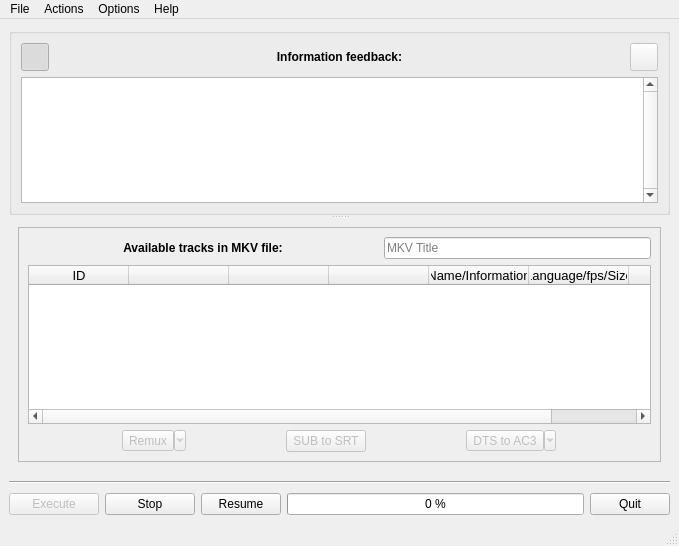
<?xml version="1.0" encoding="UTF-8"?>
<ui version="4.0">
 <class>mkv_extractor_qt</class>
 <widget class="QMainWindow" name="mkv_extractor_qt">
  <property name="geometry">
   <rect>
    <x>0</x>
    <y>0</y>
    <width>679</width>
    <height>546</height>
   </rect>
  </property>
  <property name="minimumSize">
   <size>
    <width>500</width>
    <height>375</height>
   </size>
  </property>
  <property name="acceptDrops">
   <bool>true</bool>
  </property>
  <property name="windowTitle">
   <string notr="true">MKV Extractor Qt</string>
  </property>
  <property name="windowIcon">
   <iconset resource="MKVRessources.qrc">
    <normaloff>:/img/mkv-extractor-qt.png</normaloff>:/img/mkv-extractor-qt.png</iconset>
  </property>
  <property name="locale">
   <locale language="English" country="UnitedStates"/>
  </property>
  <widget class="QWidget" name="centralwidget">
   <layout class="QVBoxLayout" name="verticalLayout_2">
    <item>
     <widget class="QSplitter" name="splitter">
      <property name="enabled">
       <bool>true</bool>
      </property>
      <property name="orientation">
       <enum>Qt::Vertical</enum>
      </property>
      <property name="opaqueResize">
       <bool>true</bool>
      </property>
      <property name="handleWidth">
       <number>3</number>
      </property>
      <property name="childrenCollapsible">
       <bool>false</bool>
      </property>
      <widget class="QGroupBox" name="reply_info_box">
       <property name="sizePolicy">
        <sizepolicy hsizetype="Preferred" vsizetype="Fixed">
         <horstretch>0</horstretch>
         <verstretch>0</verstretch>
        </sizepolicy>
       </property>
       <property name="minimumSize">
        <size>
         <width>0</width>
         <height>100</height>
        </size>
       </property>
       <property name="font">
        <font>
         <weight>75</weight>
         <bold>true</bold>
        </font>
       </property>
       <property name="title">
        <string/>
       </property>
       <layout class="QHBoxLayout" name="horizontalLayout_7">
        <item>
         <layout class="QVBoxLayout" name="verticalLayout_8">
          <property name="bottomMargin">
           <number>0</number>
          </property>
          <item>
           <layout class="QHBoxLayout" name="horizontalLayout_3">
            <property name="bottomMargin">
             <number>0</number>
            </property>
            <item>
             <widget class="QPushButton" name="view_info">
              <property name="minimumSize">
               <size>
                <width>28</width>
                <height>28</height>
               </size>
              </property>
              <property name="maximumSize">
               <size>
                <width>28</width>
                <height>28</height>
               </size>
              </property>
              <property name="statusTip">
               <string>Hide / Show the information feedback box.</string>
              </property>
              <property name="text">
               <string/>
              </property>
              <property name="icon">
               <iconset theme="layer-visible-on">
                <normaloff/>
               </iconset>
              </property>
              <property name="checkable">
               <bool>true</bool>
              </property>
              <property name="checked">
               <bool>true</bool>
              </property>
             </widget>
            </item>
            <item>
             <widget class="QLabel" name="label_6">
              <property name="font">
               <font>
                <weight>75</weight>
                <bold>true</bold>
               </font>
              </property>
              <property name="text">
               <string>Information feedback:</string>
              </property>
              <property name="alignment">
               <set>Qt::AlignCenter</set>
              </property>
             </widget>
            </item>
            <item>
             <widget class="QPushButton" name="out_info">
              <property name="enabled">
               <bool>false</bool>
              </property>
              <property name="sizePolicy">
               <sizepolicy hsizetype="Maximum" vsizetype="Maximum">
                <horstretch>0</horstretch>
                <verstretch>0</verstretch>
               </sizepolicy>
              </property>
              <property name="minimumSize">
               <size>
                <width>28</width>
                <height>28</height>
               </size>
              </property>
              <property name="maximumSize">
               <size>
                <width>28</width>
                <height>28</height>
               </size>
              </property>
              <property name="statusTip">
               <string>Export info to ~/InfoMKVExtractorQt.txt.</string>
              </property>
              <property name="text">
               <string/>
              </property>
              <property name="icon">
               <iconset theme="document-export">
                <normaloff/>
               </iconset>
              </property>
              <property name="iconSize">
               <size>
                <width>16</width>
                <height>16</height>
               </size>
              </property>
             </widget>
            </item>
           </layout>
          </item>
          <item>
           <widget class="QTextEdit" name="reply_info">
            <property name="sizePolicy">
             <sizepolicy hsizetype="Expanding" vsizetype="Minimum">
              <horstretch>0</horstretch>
              <verstretch>0</verstretch>
             </sizepolicy>
            </property>
            <property name="minimumSize">
             <size>
              <width>0</width>
              <height>0</height>
             </size>
            </property>
            <property name="font">
             <font>
              <weight>50</weight>
              <bold>false</bold>
             </font>
            </property>
            <property name="lineWidth">
             <number>1</number>
            </property>
            <property name="midLineWidth">
             <number>0</number>
            </property>
            <property name="verticalScrollBarPolicy">
             <enum>Qt::ScrollBarAlwaysOn</enum>
            </property>
            <property name="undoRedoEnabled">
             <bool>false</bool>
            </property>
            <property name="lineWrapMode">
             <enum>QTextEdit::WidgetWidth</enum>
            </property>
            <property name="lineWrapColumnOrWidth">
             <number>0</number>
            </property>
            <property name="readOnly">
             <bool>true</bool>
            </property>
            <property name="html">
             <string notr="true">&lt;!DOCTYPE HTML PUBLIC &quot;-//W3C//DTD HTML 4.0//EN&quot; &quot;http://www.w3.org/TR/REC-html40/strict.dtd&quot;&gt;
&lt;html&gt;&lt;head&gt;&lt;meta name=&quot;qrichtext&quot; content=&quot;1&quot; /&gt;&lt;style type=&quot;text/css&quot;&gt;
p, li { white-space: pre-wrap; }
&lt;/style&gt;&lt;/head&gt;&lt;body style=&quot; font-family:'Ubuntu'; font-size:9pt; font-weight:400; font-style:normal;&quot;&gt;
&lt;p style=&quot;-qt-paragraph-type:empty; margin-top:0px; margin-bottom:0px; margin-left:0px; margin-right:0px; -qt-block-indent:0; text-indent:0px;&quot;&gt;&lt;br /&gt;&lt;/p&gt;&lt;/body&gt;&lt;/html&gt;</string>
            </property>
            <property name="textInteractionFlags">
             <set>Qt::TextSelectableByKeyboard|Qt::TextSelectableByMouse</set>
            </property>
           </widget>
          </item>
         </layout>
        </item>
       </layout>
      </widget>
      <widget class="QStackedWidget" name="stackedMiddle">
       <property name="minimumSize">
        <size>
         <width>0</width>
         <height>185</height>
        </size>
       </property>
       <property name="currentIndex">
        <number>0</number>
       </property>
       <widget class="QWidget" name="TracksPage">
        <layout class="QHBoxLayout" name="horizontalLayout_4">
         <item>
          <widget class="QFrame" name="tracks_bloc">
           <property name="minimumSize">
            <size>
             <width>0</width>
             <height>175</height>
            </size>
           </property>
           <property name="frameShape">
            <enum>QFrame::StyledPanel</enum>
           </property>
           <property name="frameShadow">
            <enum>QFrame::Raised</enum>
           </property>
           <layout class="QHBoxLayout" name="horizontalLayout_8">
            <item>
             <layout class="QVBoxLayout" name="verticalLayout">
              <item>
               <layout class="QHBoxLayout" name="horizontalLayout">
                <property name="spacing">
                 <number>-1</number>
                </property>
                <property name="bottomMargin">
                 <number>0</number>
                </property>
                <item>
                 <widget class="QLabel" name="label">
                  <property name="sizePolicy">
                   <sizepolicy hsizetype="Maximum" vsizetype="Preferred">
                    <horstretch>0</horstretch>
                    <verstretch>0</verstretch>
                   </sizepolicy>
                  </property>
                  <property name="minimumSize">
                   <size>
                    <width>350</width>
                    <height>0</height>
                   </size>
                  </property>
                  <property name="font">
                   <font>
                    <weight>75</weight>
                    <bold>true</bold>
                   </font>
                  </property>
                  <property name="text">
                   <string>Available tracks in MKV file:</string>
                  </property>
                  <property name="alignment">
                   <set>Qt::AlignCenter</set>
                  </property>
                 </widget>
                </item>
                <item>
                 <widget class="QLineEdit" name="mkv_title">
                  <property name="sizePolicy">
                   <sizepolicy hsizetype="Minimum" vsizetype="Fixed">
                    <horstretch>0</horstretch>
                    <verstretch>0</verstretch>
                   </sizepolicy>
                  </property>
                  <property name="maximumSize">
                   <size>
                    <width>16777215</width>
                    <height>16777215</height>
                   </size>
                  </property>
                  <property name="acceptDrops">
                   <bool>false</bool>
                  </property>
                  <property name="statusTip">
                   <string>The title of the MKV file. This information can be edited. </string>
                  </property>
                  <property name="inputMask">
                   <string/>
                  </property>
                  <property name="text">
                   <string/>
                  </property>
                  <property name="placeholderText">
                   <string>MKV Title</string>
                  </property>
                 </widget>
                </item>
               </layout>
              </item>
              <item>
               <widget class="QTableWidget" name="mkv_tracks">
                <property name="sizePolicy">
                 <sizepolicy hsizetype="Expanding" vsizetype="Expanding">
                  <horstretch>0</horstretch>
                  <verstretch>0</verstretch>
                 </sizepolicy>
                </property>
                <property name="font">
                 <font>
                  <pointsize>10</pointsize>
                  <weight>50</weight>
                  <bold>false</bold>
                 </font>
                </property>
                <property name="editTriggers">
                 <set>QAbstractItemView::DoubleClicked</set>
                </property>
                <property name="alternatingRowColors">
                 <bool>true</bool>
                </property>
                <property name="selectionMode">
                 <enum>QAbstractItemView::NoSelection</enum>
                </property>
                <property name="selectionBehavior">
                 <enum>QAbstractItemView::SelectItems</enum>
                </property>
                <property name="iconSize">
                 <size>
                  <width>24</width>
                  <height>24</height>
                 </size>
                </property>
                <property name="showGrid">
                 <bool>false</bool>
                </property>
                <property name="gridStyle">
                 <enum>Qt::DashLine</enum>
                </property>
                <property name="wordWrap">
                 <bool>true</bool>
                </property>
                <attribute name="horizontalHeaderDefaultSectionSize">
                 <number>100</number>
                </attribute>
                <attribute name="horizontalHeaderMinimumSectionSize">
                 <number>50</number>
                </attribute>
                <attribute name="horizontalHeaderShowSortIndicator" stdset="0">
                 <bool>false</bool>
                </attribute>
                <attribute name="verticalHeaderVisible">
                 <bool>false</bool>
                </attribute>
                <attribute name="verticalHeaderHighlightSections">
                 <bool>false</bool>
                </attribute>
                <attribute name="verticalHeaderMinimumSectionSize">
                 <number>30</number>
                </attribute>
                <column>
                 <property name="text">
                  <string notr="true">ID</string>
                 </property>
                 <property name="textAlignment">
                  <set>AlignHCenter|AlignVCenter|AlignCenter</set>
                 </property>
                </column>
                <column>
                 <property name="text">
                  <string notr="true"/>
                 </property>
                 <property name="icon">
                  <iconset theme="checkbox">
                   <normaloff/>
                  </iconset>
                 </property>
                </column>
                <column>
                 <property name="text">
                  <string notr="true"/>
                 </property>
                 <property name="toolTip">
                  <string/>
                 </property>
                 <property name="icon">
                  <iconset theme="mixer-video">
                   <normaloff/>
                  </iconset>
                 </property>
                </column>
                <column>
                 <property name="text">
                  <string notr="true"/>
                 </property>
                 <property name="toolTip">
                  <string/>
                 </property>
                 <property name="textAlignment">
                  <set>AlignHCenter|AlignVCenter|AlignCenter</set>
                 </property>
                 <property name="icon">
                  <iconset theme="layer-visible-off">
                   <normaloff/>
                  </iconset>
                 </property>
                </column>
                <column>
                 <property name="text">
                  <string>Name/Information</string>
                 </property>
                 <property name="textAlignment">
                  <set>AlignHCenter|AlignVCenter|AlignCenter</set>
                 </property>
                </column>
                <column>
                 <property name="text">
                  <string>Language/fps/Size</string>
                 </property>
                 <property name="textAlignment">
                  <set>AlignHCenter|AlignVCenter|AlignCenter</set>
                 </property>
                </column>
                <column>
                 <property name="text">
                  <string>Codec</string>
                 </property>
                 <property name="textAlignment">
                  <set>AlignHCenter|AlignVCenter|AlignCenter</set>
                 </property>
                </column>
               </widget>
              </item>
              <item>
               <layout class="QHBoxLayout" name="horizontalLayout_2">
                <property name="bottomMargin">
                 <number>0</number>
                </property>
                <item>
                 <widget class="QToolButton" name="option_reencapsulate">
                  <property name="enabled">
                   <bool>false</bool>
                  </property>
                  <property name="statusTip">
                   <string>Automatically remux extracted tracks into a new MKV file. Options are available.</string>
                  </property>
                  <property name="text">
                   <string>Remux</string>
                  </property>
                  <property name="icon">
                   <iconset theme="view-refresh">
                    <normaloff/>
                   </iconset>
                  </property>
                  <property name="checkable">
                   <bool>true</bool>
                  </property>
                  <property name="popupMode">
                   <enum>QToolButton::MenuButtonPopup</enum>
                  </property>
                  <property name="toolButtonStyle">
                   <enum>Qt::ToolButtonTextBesideIcon</enum>
                  </property>
                 </widget>
                </item>
                <item>
                 <widget class="QPushButton" name="option_vobsub_srt">
                  <property name="enabled">
                   <bool>false</bool>
                  </property>
                  <property name="sizePolicy">
                   <sizepolicy hsizetype="Fixed" vsizetype="Fixed">
                    <horstretch>0</horstretch>
                    <verstretch>0</verstretch>
                   </sizepolicy>
                  </property>
                  <property name="statusTip">
                   <string>Automatic conversion from vobsub to SRT.</string>
                  </property>
                  <property name="text">
                   <string>SUB to SRT</string>
                  </property>
                  <property name="icon">
                   <iconset theme="document-export">
                    <normaloff/>
                   </iconset>
                  </property>
                  <property name="checkable">
                   <bool>true</bool>
                  </property>
                 </widget>
                </item>
                <item>
                 <widget class="QToolButton" name="option_dts_ac3">
                  <property name="enabled">
                   <bool>false</bool>
                  </property>
                  <property name="statusTip">
                   <string>Convert DTS tracks automatically to AC3, which is much more compatible. Options are available.</string>
                  </property>
                  <property name="text">
                   <string>DTS to AC3</string>
                  </property>
                  <property name="icon">
                   <iconset theme="media-tape">
                    <normaloff/>
                   </iconset>
                  </property>
                  <property name="checkable">
                   <bool>true</bool>
                  </property>
                  <property name="popupMode">
                   <enum>QToolButton::MenuButtonPopup</enum>
                  </property>
                  <property name="toolButtonStyle">
                   <enum>Qt::ToolButtonTextBesideIcon</enum>
                  </property>
                 </widget>
                </item>
               </layout>
              </item>
             </layout>
            </item>
           </layout>
           <zorder></zorder>
          </widget>
         </item>
        </layout>
       </widget>
       <widget class="QWidget" name="SubsPage">
        <layout class="QVBoxLayout" name="verticalLayout_6">
         <item>
          <widget class="QGroupBox" name="groupBox">
           <property name="font">
            <font>
             <weight>75</weight>
             <bold>true</bold>
            </font>
           </property>
           <property name="title">
            <string>Subtitles recognized:</string>
           </property>
           <layout class="QHBoxLayout" name="horizontalLayout_9">
            <item>
             <layout class="QVBoxLayout" name="verticalLayout_5">
              <item>
               <widget class="QLabel" name="image_viewer">
                <property name="minimumSize">
                 <size>
                  <width>0</width>
                  <height>70</height>
                 </size>
                </property>
                <property name="maximumSize">
                 <size>
                  <width>16777215</width>
                  <height>70</height>
                 </size>
                </property>
                <property name="font">
                 <font>
                  <weight>50</weight>
                  <bold>false</bold>
                 </font>
                </property>
                <property name="statusTip">
                 <string>Tesseract couldn't recognize the subtitle file. It must be done manually.</string>
                </property>
                <property name="text">
                 <string/>
                </property>
                <property name="alignment">
                 <set>Qt::AlignCenter</set>
                </property>
               </widget>
              </item>
              <item>
               <widget class="Line" name="line_2">
                <property name="minimumSize">
                 <size>
                  <width>0</width>
                  <height>10</height>
                 </size>
                </property>
                <property name="font">
                 <font>
                  <weight>50</weight>
                  <bold>false</bold>
                 </font>
                </property>
                <property name="orientation">
                 <enum>Qt::Horizontal</enum>
                </property>
               </widget>
              </item>
              <item>
               <layout class="QHBoxLayout" name="horizontalLayout_6">
                <item>
                 <widget class="QPushButton" name="sub_previous">
                  <property name="enabled">
                   <bool>false</bool>
                  </property>
                  <property name="sizePolicy">
                   <sizepolicy hsizetype="Maximum" vsizetype="Fixed">
                    <horstretch>0</horstretch>
                    <verstretch>0</verstretch>
                   </sizepolicy>
                  </property>
                  <property name="minimumSize">
                   <size>
                    <width>100</width>
                    <height>0</height>
                   </size>
                  </property>
                  <property name="maximumSize">
                   <size>
                    <width>100</width>
                    <height>16777215</height>
                   </size>
                  </property>
                  <property name="toolTip">
                   <string/>
                  </property>
                  <property name="statusTip">
                   <string>Previous subtitle image.</string>
                  </property>
                  <property name="text">
                   <string>Previous</string>
                  </property>
                  <property name="icon">
                   <iconset theme="go-previous">
                    <normaloff/>
                   </iconset>
                  </property>
                 </widget>
                </item>
                <item>
                 <widget class="QPlainTextEdit" name="sub_text">
                  <property name="font">
                   <font>
                    <weight>50</weight>
                    <bold>false</bold>
                   </font>
                  </property>
                  <property name="plainText">
                   <string/>
                  </property>
                 </widget>
                </item>
                <item>
                 <widget class="QPushButton" name="sub_next">
                  <property name="sizePolicy">
                   <sizepolicy hsizetype="Maximum" vsizetype="Fixed">
                    <horstretch>0</horstretch>
                    <verstretch>0</verstretch>
                   </sizepolicy>
                  </property>
                  <property name="minimumSize">
                   <size>
                    <width>100</width>
                    <height>0</height>
                   </size>
                  </property>
                  <property name="maximumSize">
                   <size>
                    <width>100</width>
                    <height>16777215</height>
                   </size>
                  </property>
                  <property name="toolTip">
                   <string/>
                  </property>
                  <property name="statusTip">
                   <string>Next subtitle image.</string>
                  </property>
                  <property name="text">
                   <string>Next</string>
                  </property>
                  <property name="icon">
                   <iconset theme="go-next">
                    <normaloff/>
                   </iconset>
                  </property>
                 </widget>
                </item>
               </layout>
              </item>
             </layout>
            </item>
           </layout>
          </widget>
         </item>
        </layout>
       </widget>
      </widget>
     </widget>
    </item>
    <item>
     <widget class="Line" name="line">
      <property name="minimumSize">
       <size>
        <width>0</width>
        <height>10</height>
       </size>
      </property>
      <property name="maximumSize">
       <size>
        <width>16777215</width>
        <height>10</height>
       </size>
      </property>
      <property name="orientation">
       <enum>Qt::Horizontal</enum>
      </property>
     </widget>
    </item>
    <item>
     <layout class="QHBoxLayout" name="horizontalLayout_5">
      <property name="topMargin">
       <number>0</number>
      </property>
      <item>
       <widget class="QPushButton" name="mkv_execute">
        <property name="enabled">
         <bool>false</bool>
        </property>
        <property name="minimumSize">
         <size>
          <width>90</width>
          <height>0</height>
         </size>
        </property>
        <property name="maximumSize">
         <size>
          <width>90</width>
          <height>16777215</height>
         </size>
        </property>
        <property name="statusTip">
         <string>Launch extract/convert/mux tracks.</string>
        </property>
        <property name="text">
         <string>Execute</string>
        </property>
        <property name="icon">
         <iconset theme="run-build">
          <normaloff/>
         </iconset>
        </property>
       </widget>
      </item>
      <item>
       <widget class="QPushButton" name="mkv_stop">
        <property name="minimumSize">
         <size>
          <width>90</width>
          <height>0</height>
         </size>
        </property>
        <property name="maximumSize">
         <size>
          <width>90</width>
          <height>16777215</height>
         </size>
        </property>
        <property name="toolTip">
         <string/>
        </property>
        <property name="statusTip">
         <string>Cancel running processes and delete resulting file.</string>
        </property>
        <property name="text">
         <string>Stop</string>
        </property>
        <property name="icon">
         <iconset theme="process-stop">
          <normaloff/>
         </iconset>
        </property>
       </widget>
      </item>
      <item>
       <widget class="QPushButton" name="mkv_resume">
        <property name="enabled">
         <bool>true</bool>
        </property>
        <property name="statusTip">
         <string>Press button to resume.</string>
        </property>
        <property name="text">
         <string>Resume</string>
        </property>
        <property name="icon">
         <iconset theme="view-refresh">
          <normaloff/>
         </iconset>
        </property>
       </widget>
      </item>
      <item>
       <widget class="QProgressBar" name="progressBar">
        <property name="value">
         <number>0</number>
        </property>
        <property name="format">
         <string notr="true">%p %</string>
        </property>
       </widget>
      </item>
      <item>
       <widget class="QPushButton" name="soft_quit">
        <property name="sizePolicy">
         <sizepolicy hsizetype="Minimum" vsizetype="Fixed">
          <horstretch>0</horstretch>
          <verstretch>0</verstretch>
         </sizepolicy>
        </property>
        <property name="sizeIncrement">
         <size>
          <width>1</width>
          <height>0</height>
         </size>
        </property>
        <property name="baseSize">
         <size>
          <width>0</width>
          <height>0</height>
         </size>
        </property>
        <property name="toolTip">
         <string/>
        </property>
        <property name="statusTip">
         <string>Quit the program and save the options.</string>
        </property>
        <property name="layoutDirection">
         <enum>Qt::LeftToRight</enum>
        </property>
        <property name="text">
         <string>Quit</string>
        </property>
        <property name="icon">
         <iconset theme="application-exit">
          <normaloff/>
         </iconset>
        </property>
        <property name="shortcut">
         <string notr="true">Alt+Q</string>
        </property>
       </widget>
      </item>
     </layout>
    </item>
   </layout>
  </widget>
  <widget class="QMenuBar" name="menubar">
   <property name="geometry">
    <rect>
     <x>0</x>
     <y>0</y>
     <width>679</width>
     <height>21</height>
    </rect>
   </property>
   <widget class="QMenu" name="menuFichier">
    <property name="title">
     <string>File</string>
    </property>
    <addaction name="mkv_open"/>
    <addaction name="separator"/>
    <addaction name="mkv_folder"/>
    <addaction name="separator"/>
    <addaction name="soft_quit_2"/>
   </widget>
   <widget class="QMenu" name="menuActions">
    <property name="title">
     <string>Actions</string>
    </property>
    <addaction name="mkv_info"/>
    <addaction name="mkv_mkvmerge"/>
    <addaction name="separator"/>
    <addaction name="mk_validator"/>
    <addaction name="mk_clean"/>
    <addaction name="separator"/>
    <addaction name="mkv_view"/>
    <addaction name="separator"/>
    <addaction name="mkv_execute_2"/>
   </widget>
   <widget class="QMenu" name="menuAide">
    <property name="layoutDirection">
     <enum>Qt::LeftToRight</enum>
    </property>
    <property name="autoFillBackground">
     <bool>false</bool>
    </property>
    <property name="tearOffEnabled">
     <bool>false</bool>
    </property>
    <property name="title">
     <string>Help</string>
    </property>
    <property name="separatorsCollapsible">
     <bool>false</bool>
    </property>
    <addaction name="help"/>
    <addaction name="separator"/>
    <addaction name="about"/>
    <addaction name="about_qt"/>
   </widget>
   <widget class="QMenu" name="menuOptions">
    <property name="title">
     <string>Options</string>
    </property>
    <addaction name="option_mkv_folder"/>
    <addaction name="option_del_config"/>
    <addaction name="separator"/>
    <addaction name="option_clean"/>
    <addaction name="separator"/>
    <addaction name="lang_en"/>
    <addaction name="lang_fr"/>
    <addaction name="lang_cs"/>
   </widget>
   <addaction name="menuFichier"/>
   <addaction name="menuActions"/>
   <addaction name="menuOptions"/>
   <addaction name="menuAide"/>
  </widget>
  <widget class="QStatusBar" name="statusbar"/>
  <action name="mkv_open">
   <property name="icon">
    <iconset theme="document-open">
     <normaloff/>
    </iconset>
   </property>
   <property name="text">
    <string>Open an MKV file</string>
   </property>
   <property name="iconText">
    <string>Open an MKV file</string>
   </property>
   <property name="toolTip">
    <string>Open an MKV file</string>
   </property>
   <property name="statusTip">
    <string>Chosing an MKV file is required.</string>
   </property>
  </action>
  <action name="mkv_folder">
   <property name="icon">
    <iconset theme="document-open-folder">
     <normaloff/>
    </iconset>
   </property>
   <property name="text">
    <string>Output folder</string>
   </property>
   <property name="toolTip">
    <string>Output folder</string>
   </property>
   <property name="statusTip">
    <string>Chosing an output folder is mandatory if the option to use the same folder as the MKV file is not used.</string>
   </property>
  </action>
  <action name="soft_quit_2">
   <property name="icon">
    <iconset theme="application-exit">
     <normaloff/>
    </iconset>
   </property>
   <property name="text">
    <string>Quit</string>
   </property>
   <property name="toolTip">
    <string>Quit</string>
   </property>
   <property name="statusTip">
    <string>Quit the program and save the options.</string>
   </property>
   <property name="menuRole">
    <enum>QAction::QuitRole</enum>
   </property>
  </action>
  <action name="mkv_execute_2">
   <property name="enabled">
    <bool>false</bool>
   </property>
   <property name="icon">
    <iconset theme="run-build">
     <normaloff/>
    </iconset>
   </property>
   <property name="text">
    <string>Start job queue</string>
   </property>
   <property name="statusTip">
    <string>Launch extract/convert/mux tracks.</string>
   </property>
  </action>
  <action name="mk_validator">
   <property name="enabled">
    <bool>false</bool>
   </property>
   <property name="icon">
    <iconset theme="dialog-ok">
     <normaloff/>
    </iconset>
   </property>
   <property name="text">
    <string>Check MKV file</string>
   </property>
   <property name="statusTip">
    <string>Verify Matroska files for specification conformance with MKValidator.</string>
   </property>
  </action>
  <action name="mk_clean">
   <property name="enabled">
    <bool>false</bool>
   </property>
   <property name="icon">
    <iconset theme="draw-eraser">
     <normaloff/>
    </iconset>
   </property>
   <property name="text">
    <string>Optimize MKV file</string>
   </property>
   <property name="statusTip">
    <string>Clean/Optimize Matroska files with MKClean.</string>
   </property>
  </action>
  <action name="about">
   <property name="icon">
    <iconset theme="help-about">
     <normaloff/>
    </iconset>
   </property>
   <property name="text">
    <string>About MKV Extractor Qt</string>
   </property>
   <property name="statusTip">
    <string>Display information about MKV Extractor Qt.</string>
   </property>
   <property name="menuRole">
    <enum>QAction::AboutRole</enum>
   </property>
   <property name="iconVisibleInMenu">
    <bool>true</bool>
   </property>
  </action>
  <action name="mkv_info">
   <property name="enabled">
    <bool>false</bool>
   </property>
   <property name="icon">
    <iconset theme="mkvinfo">
     <normaloff/>
    </iconset>
   </property>
   <property name="text">
    <string>View MKV information</string>
   </property>
   <property name="statusTip">
    <string>Display information about the MKV file with mkvinfo.</string>
   </property>
   <property name="font">
    <font/>
   </property>
  </action>
  <action name="about_qt">
   <property name="icon">
    <iconset theme="help-about">
     <normaloff/>
    </iconset>
   </property>
   <property name="text">
    <string>About Qt</string>
   </property>
   <property name="statusTip">
    <string>Display information about Qt.</string>
   </property>
   <property name="menuRole">
    <enum>QAction::AboutQtRole</enum>
   </property>
  </action>
  <action name="option_mkv_link">
   <property name="checkable">
    <bool>true</bool>
   </property>
   <property name="icon">
    <iconset theme="document-save">
     <normaloff/>
    </iconset>
   </property>
   <property name="text">
    <string>Save MKV filename</string>
   </property>
   <property name="statusTip">
    <string>Keep the MKV file in memory for the next session.</string>
   </property>
   <property name="menuRole">
    <enum>QAction::TextHeuristicRole</enum>
   </property>
   <property name="iconVisibleInMenu">
    <bool>true</bool>
   </property>
  </action>
  <action name="option_mkv_folder">
   <property name="checkable">
    <bool>true</bool>
   </property>
   <property name="checked">
    <bool>false</bool>
   </property>
   <property name="icon">
    <iconset theme="edit-copy">
     <normaloff/>
    </iconset>
   </property>
   <property name="text">
    <string>Use the same output folder as the MKV file</string>
   </property>
   <property name="statusTip">
    <string>Change the output folder automatically to use the same folder as the MKV file.</string>
   </property>
  </action>
  <action name="option_del_config">
   <property name="checkable">
    <bool>true</bool>
   </property>
   <property name="icon">
    <iconset theme="edit-delete">
     <normaloff/>
    </iconset>
   </property>
   <property name="text">
    <string>Delete config file</string>
   </property>
   <property name="statusTip">
    <string>Delete config file and don't save the new values for this time.</string>
   </property>
  </action>
  <action name="mkv_mkvmerge">
   <property name="enabled">
    <bool>false</bool>
   </property>
   <property name="icon">
    <iconset theme="mkvmerge">
     <normaloff/>
    </iconset>
   </property>
   <property name="text">
    <string>Edit MKV file</string>
   </property>
   <property name="statusTip">
    <string>Open the MKV file with mkvmerge GUI for more modifications.</string>
   </property>
  </action>
  <action name="mkv_view">
   <property name="checkable">
    <bool>false</bool>
   </property>
   <property name="enabled">
    <bool>false</bool>
   </property>
   <property name="icon">
    <iconset theme="video-x-generic">
     <normaloff/>
    </iconset>
   </property>
   <property name="text">
    <string>Replay MKV file</string>
   </property>
   <property name="statusTip">
    <string>Open the MKV file with the default application.</string>
   </property>
  </action>
  <action name="help">
   <property name="icon">
    <iconset theme="help-contents">
     <normaloff/>
    </iconset>
   </property>
   <property name="text">
    <string>Need help</string>
   </property>
  </action>
  <action name="option_clean">
   <property name="icon">
    <iconset theme="edit-clear">
     <normaloff/>
    </iconset>
   </property>
   <property name="text">
    <string>Clean the information feedback box</string>
   </property>
   <property name="statusTip">
    <string>Reset the information feedback box.</string>
   </property>
  </action>
  <actiongroup name="actionGroupName8">
   <action name="option_avconv">
    <property name="checkable">
     <bool>true</bool>
    </property>
    <property name="checked">
     <bool>true</bool>
    </property>
    <property name="text">
     <string>Use avconv</string>
    </property>
   </action>
   <action name="option_ffmpeg">
    <property name="checkable">
     <bool>true</bool>
    </property>
    <property name="text">
     <string>Use ffmpeg</string>
    </property>
   </action>
  </actiongroup>
  <actiongroup name="actionGroupName2">
   <action name="lang_en">
    <property name="checkable">
     <bool>true</bool>
    </property>
    <property name="checked">
     <bool>true</bool>
    </property>
    <property name="icon">
     <iconset resource="MKVRessources.qrc">
      <normaloff>:/img/EN.png</normaloff>:/img/EN.png</iconset>
    </property>
    <property name="text">
     <string notr="true">English version</string>
    </property>
    <property name="statusTip">
     <string notr="true">Change the display language to English.</string>
    </property>
   </action>
   <action name="lang_fr">
    <property name="checkable">
     <bool>true</bool>
    </property>
    <property name="icon">
     <iconset resource="MKVRessources.qrc">
      <normaloff>:/img/FR.png</normaloff>:/img/FR.png</iconset>
    </property>
    <property name="text">
     <string notr="true">Version Française</string>
    </property>
    <property name="statusTip">
     <string notr="true">Traduire le logiciel en langue Française.</string>
    </property>
   </action>
   <action name="lang_cs">
    <property name="checkable">
     <bool>true</bool>
    </property>
    <property name="icon">
     <iconset resource="MKVRessources.qrc">
      <normaloff>:/img/CS.png</normaloff>:/img/CS.png</iconset>
    </property>
    <property name="text">
     <string notr="true">Česká verze</string>
    </property>
    <property name="statusTip">
     <string notr="true">Změnit jazyk rozhraní na češtinu.</string>
    </property>
   </action>
  </actiongroup>
 </widget>
 <tabstops>
  <tabstop>mkv_execute</tabstop>
  <tabstop>mkv_stop</tabstop>
 </tabstops>
 <resources>
  <include location="MKVRessources.qrc"/>
 </resources>
 <connections>
  <connection>
   <sender>mkv_execute_2</sender>
   <signal>activated()</signal>
   <receiver>mkv_execute</receiver>
   <slot>click()</slot>
   <hints>
    <hint type="sourcelabel">
     <x>-1</x>
     <y>-1</y>
    </hint>
    <hint type="destinationlabel">
     <x>82</x>
     <y>612</y>
    </hint>
   </hints>
  </connection>
  <connection>
   <sender>soft_quit_2</sender>
   <signal>activated()</signal>
   <receiver>soft_quit</receiver>
   <slot>click()</slot>
   <hints>
    <hint type="sourcelabel">
     <x>-1</x>
     <y>-1</y>
    </hint>
    <hint type="destinationlabel">
     <x>808</x>
     <y>612</y>
    </hint>
   </hints>
  </connection>
  <connection>
   <sender>soft_quit</sender>
   <signal>clicked()</signal>
   <receiver>mkv_extractor_qt</receiver>
   <slot>close()</slot>
   <hints>
    <hint type="sourcelabel">
     <x>808</x>
     <y>612</y>
    </hint>
    <hint type="destinationlabel">
     <x>571</x>
     <y>25</y>
    </hint>
   </hints>
  </connection>
 </connections>
</ui>
